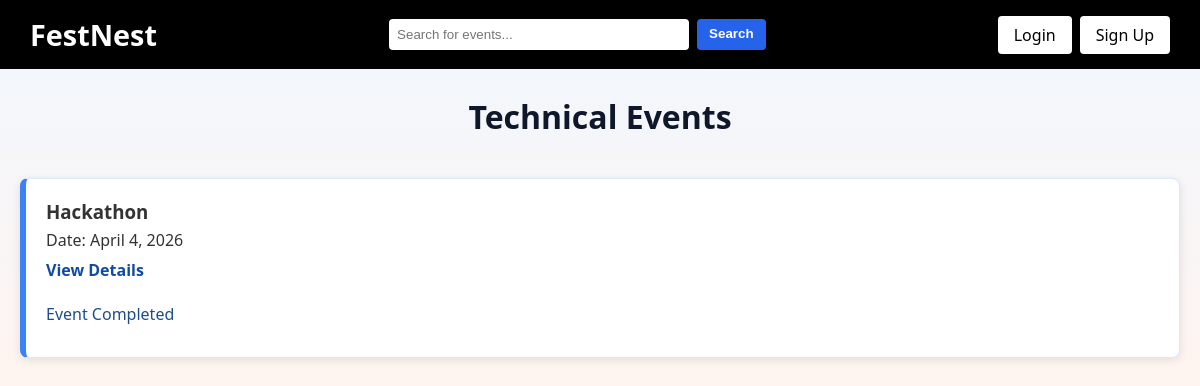
Page /category/technical/ on the earlier database version.
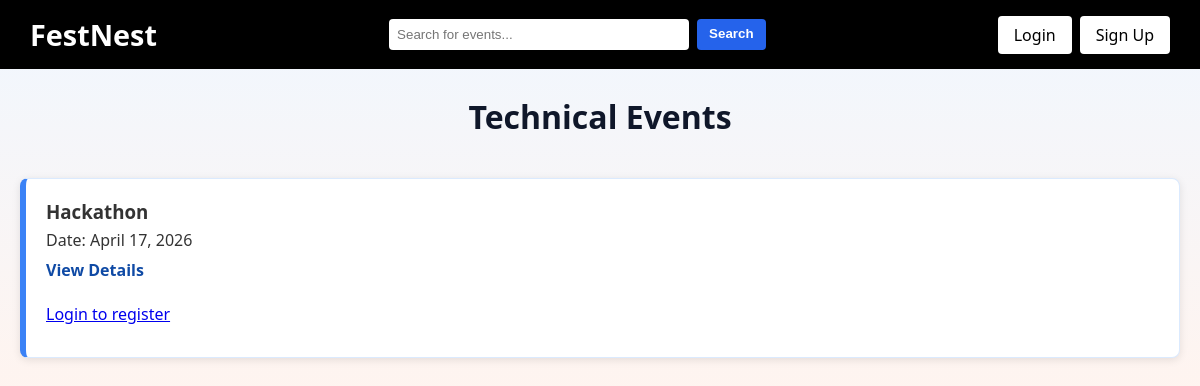
Same page on the later database version.
### events/models.py (models this page shows, shortened)
class Event(models.Model):
    CATEGORY_CHOICES = [
        ('cultural', 'Cultural'),
        ('technical', 'Technical'),
        ('sports', 'Sports'),
        ('nss', 'NSS'),
    ]
    title = models.CharField(max_length=200)
    category = models.CharField(max_length=20, choices=CATEGORY_CHOICES)
    date = models.DateField()
    description = models.TextField()
    capacity = models.PositiveIntegerField(default=100)
    waitlist_enabled = models.BooleanField(default=True)
    is_team_event = models.BooleanField(default=False)
    min_team_size = models.PositiveIntegerField(default=2)
    max_team_size = models.PositiveIntegerField(default=4)
    attendees = models.ManyToManyField(User, blank=True)

### events/views.py (the view, shortened to what this page needs)
# urls.py: path('category/<str:category>/', views.category_events, name='category'),
def category_events(request, category):
    today = timezone.localdate()
    events = Event.objects.filter(category=category).order_by('date')
    registered_event_ids = set()
    waitlisted_event_ids = set()
    user_team_event_ids = set()
    submitted_team_event_ids = set()
    return render(request, 'category.html', {
        'events': events,
        'category': category,
        'registered_event_ids': registered_event_ids,
        'waitlisted_event_ids': waitlisted_event_ids,
        'user_team_event_ids': user_team_event_ids,
        'submitted_team_event_ids': submitted_team_event_ids,
        'today': today,
    })

### templates/category.html (shortened to what this page needs)
{% extends 'base.html' %}
{% block body_class %}category-page{% endblock %}
{% block content %}
<div class="container category-shell">
    <h1 class="category-title">{{ category|title }} Events</h1>
    <div class="card-grid">
        {% for event in events %}
        <div class="event-card">
            <h3>{{ event.title }}</h3>
            <p>Date: {{ event.date }}</p>
            <a href="{% url 'event_detail' event.id %}" class="event-link">View Details</a>
            {% if event.date < today %}
                <p class="registration-note">Event Completed</p>
            {% else %}
                <p class="registration-note"><a href="{% url 'login' %}">Login to register</a></p>
            {% endif %}
        </div>
        {% empty %}
        <p class="empty-text">No events in this category right now.</p>
        {% endfor %}
    </div>
</div>
{% endblock %}

Differences in the rows shown:
changed Event "Hackathon": date "April 4, 2026" → "April 17, 2026"; date "Event Completed" → "Login to register"
